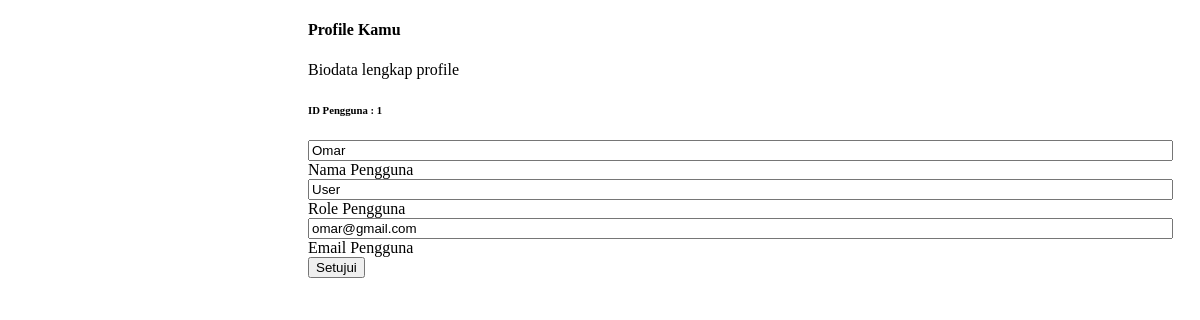
Page /disbekal/detail_request.php?id_user=1 on the earlier database version.
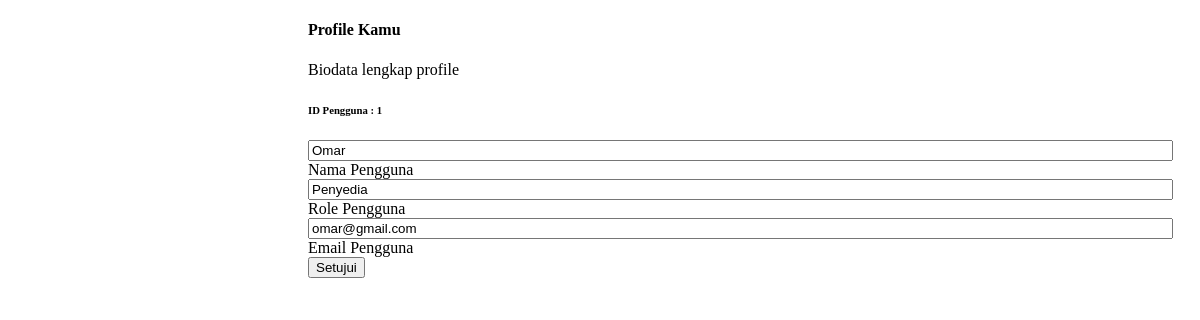
Same page on the later database version.
### tables this page shows
CREATE TABLE `users` (
  `id_user` int(11) NOT NULL,
  `nama_user` varchar(100) NOT NULL,
  `no_hp` varchar(50) NOT NULL,
  `email_user` varchar(50) NOT NULL,
  `password_user` varchar(50) NOT NULL,
  `created_at` timestamp NOT NULL DEFAULT current_timestamp(),
  `last_login` timestamp NOT NULL DEFAULT current_timestamp(),
  `role` varchar(50) NOT NULL,
  `login` bit(1) NOT NULL
);

### disbekal/detail_request.php (the view, shortened to what this page needs)
<?php
    include 'database.php';
    $id_user = isset($_GET['id_user']) ? $_GET['id_user']:false;
    $sql = mysqli_query($koneksi, "SELECT * FROM users LEFT JOIN log_penyedia USING(id_user) WHERE id_user = '".$_GET['id_user']."'");
    $row = mysqli_fetch_assoc($sql);
?>
<!DOCTYPE html>
<html lang="en">
<body>
    <div style="margin-left:300px; margin-top:15px;">
        <h4>Profile Kamu</h4>
        <p>Biodata lengkap profile</p>
        <form action="<?php echo BASE_URL."index.php?page=disbekal/approve_profile.php&id_user=$id_user" ?>" method="POST">
            <div style="margin-top:20px">
                <h6>ID Pengguna : <?php echo $id_user; ?></h6>
                <div class="form-floating mb-3">
                    <input type="text" name="nama_user" class="form-control" style="width:97%;" id="floatingInput" placeholder=""  value = <?php echo $row['nama_user']; ?> required readonly>
                    <label for="floatingInput">Nama Pengguna</label>
                </div>
                <div class="form-floating mb-3">
                    <input type="text" name="role_user" class="form-control" style="width:97%;" id="floatingInput" placeholder=""  value = <?php echo $row['role']; ?> required readonly>
                    <label for="floatingInput">Role Pengguna</label>
                </div>
                <div class="form-floating mb-3">
                    <input type="text" name="email_user" class="form-control" style="width:97%;" id="floatingInput" placeholder=""  value = <?php echo $row['email_user']; ?> required readonly>
                    <label for="floatingInput">Email Pengguna</label>
                </div>
            </div>
            <input type="submit" name="submit" value="Setujui" class="btn btn-success">
        </form>
    </div>
</body>
</html>

Differences in the rows shown:
changed users "Omar": role_user "User" → "Penyedia"
